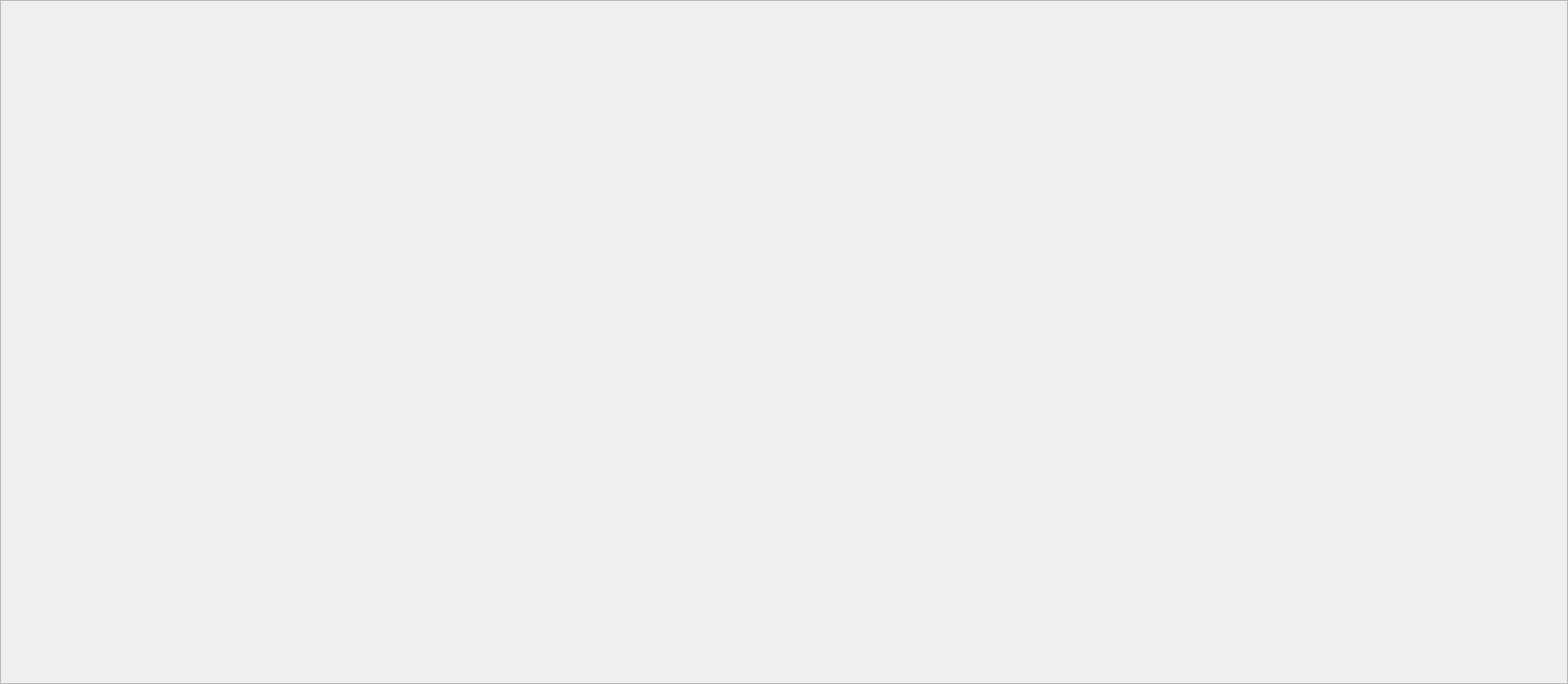
<?xml version="1.0" encoding="UTF-8"?>
<ui version="4.0">
 <class>Widget</class>
 <widget class="QWidget" name="Widget">
  <property name="geometry">
   <rect>
    <x>0</x>
    <y>0</y>
    <width>1642</width>
    <height>716</height>
   </rect>
  </property>
  <property name="windowTitle">
   <string>Widget</string>
  </property>
  <layout class="QVBoxLayout" name="verticalLayout">
   <property name="spacing">
    <number>0</number>
   </property>
   <property name="leftMargin">
    <number>0</number>
   </property>
   <property name="topMargin">
    <number>0</number>
   </property>
   <property name="rightMargin">
    <number>0</number>
   </property>
   <property name="bottomMargin">
    <number>0</number>
   </property>
   <item>
    <widget class="QScrollArea" name="scrollArea">
     <property name="widgetResizable">
      <bool>true</bool>
     </property>
     <widget class="QWidget" name="scrollAreaWidget">
      <property name="geometry">
       <rect>
        <x>0</x>
        <y>0</y>
        <width>1640</width>
        <height>714</height>
       </rect>
      </property>
      <layout class="QVBoxLayout" name="verticalLayout_2"/>
     </widget>
    </widget>
   </item>
  </layout>
 </widget>
 <resources/>
 <connections/>
</ui>
